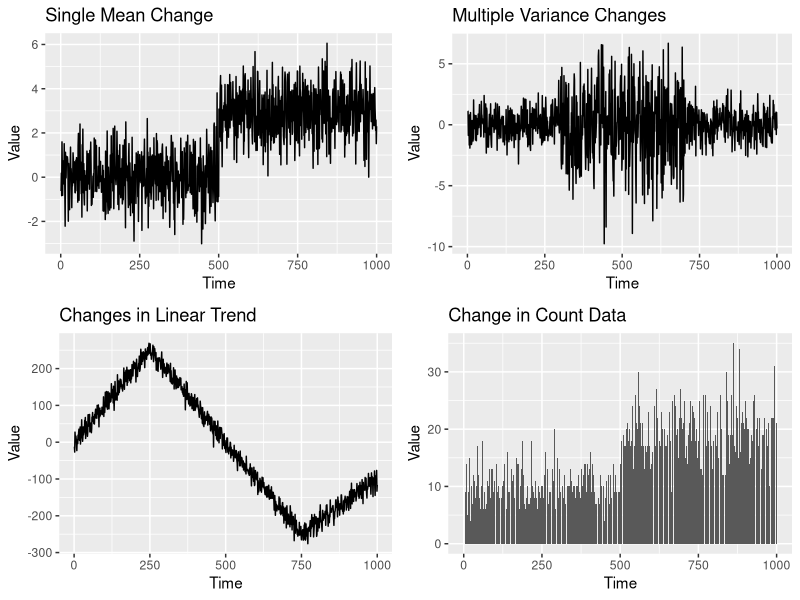
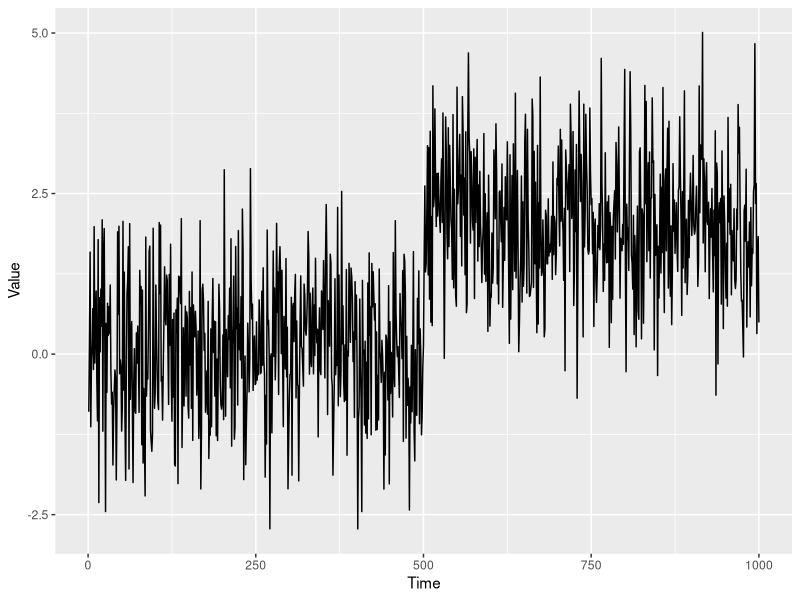
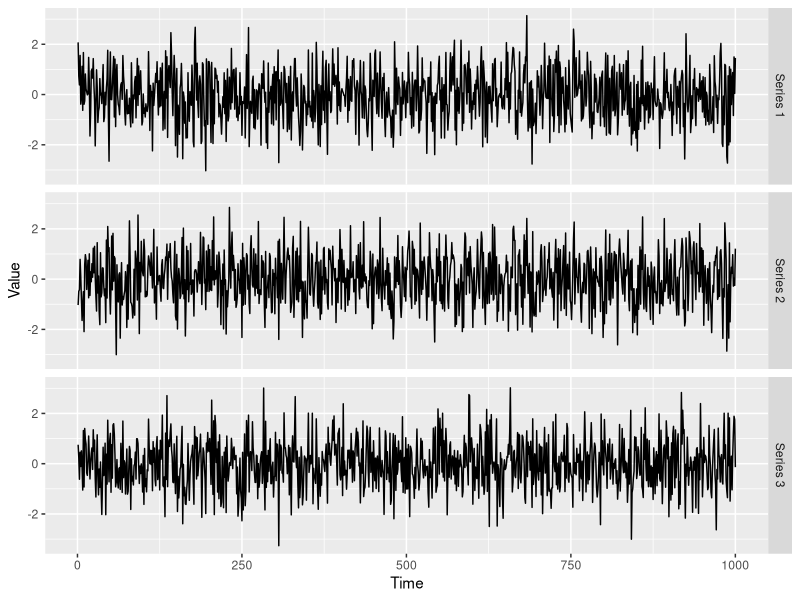
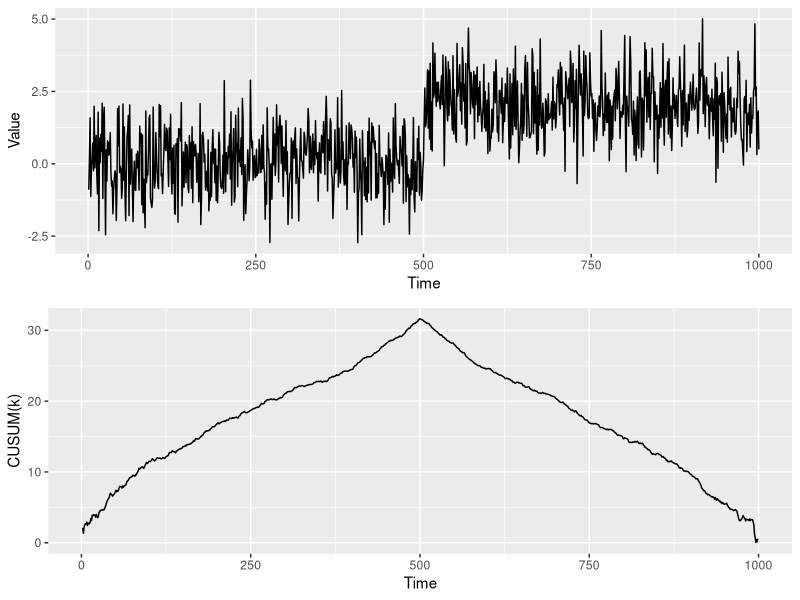
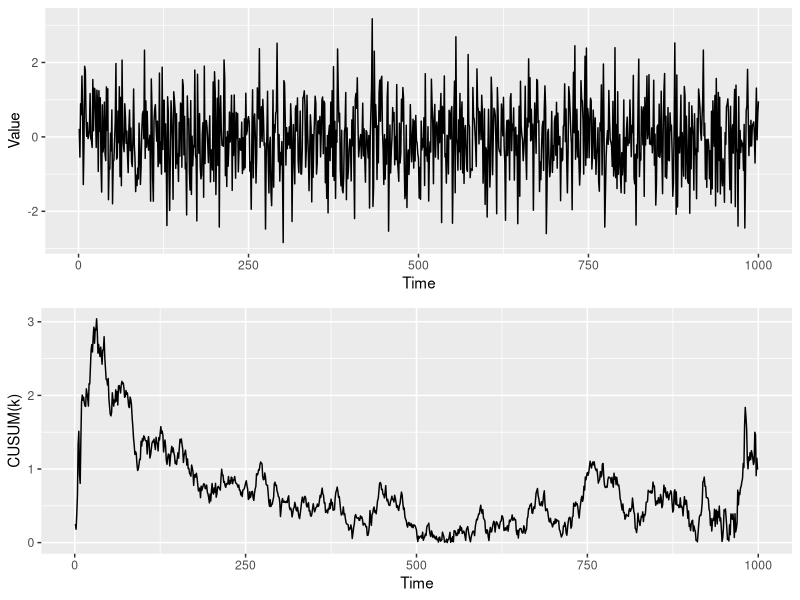
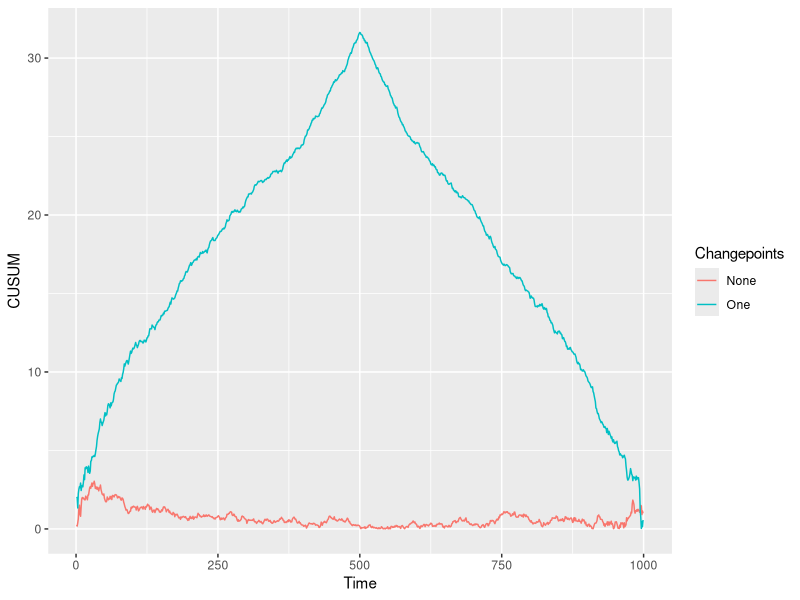
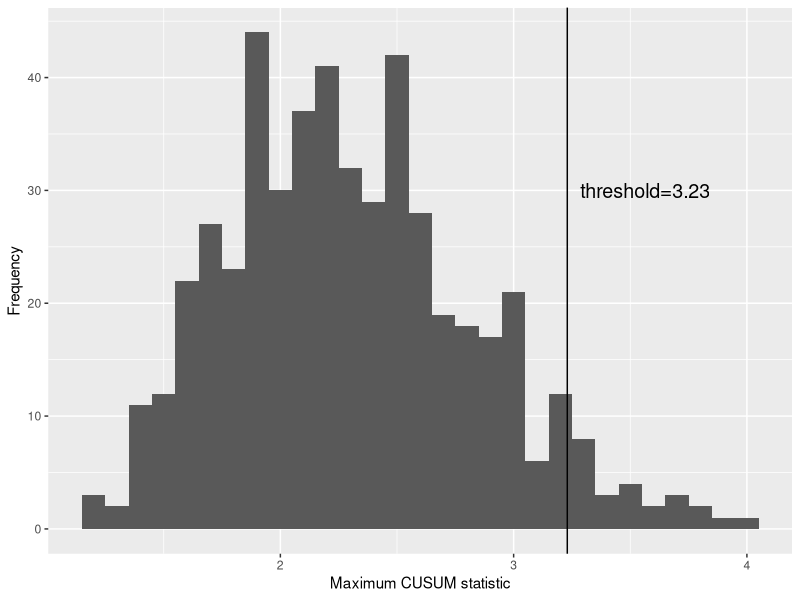
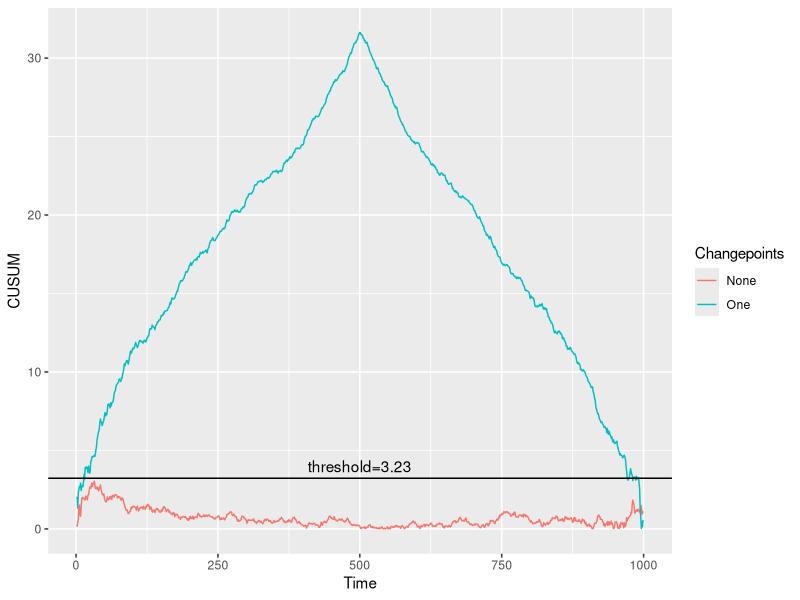

These charts were generated, in order, by the following R code:
## ---- chunk 1
knitr::opts_chunk$set(collapse = TRUE)
knitr::opts_chunk$set(echo=FALSE)
knitr::opts_chunk$set(warning=FALSE)
knitr::opts_chunk$set(out.width='90%',fig.align='center') 
library(tidyverse)
library(gridExtra)

X=c(rnorm(200), rnorm(300,3), rnorm(300,3, 3), seq(3,0,length.out=200)+rnorm(200,0,1))
p=ggplot(mapping=aes(x=1:1000,y=X))+
  geom_line()+
  labs(x='Time', y='Value')
ggsave(p, file='featured.png')
## ---- chunk 2
set.seed(1)
X1 = c(rnorm(500),rnorm(500,3))
X2 = c(rnorm(300), rnorm(400, 0, 3), rnorm(300))
X3 = c((1:250)+rnorm(250,0,15), (249:(-250))+rnorm(500, 0, 15), seq(-250, -100, length.out=250)+rnorm(250, 0, 15))
X4 = tidyr::tibble('Time'=1:1000, 'Count'=c(rpois(500,10),rpois(500,20)))

p1 = ggplot(mapping=aes(x=1:1000, y=X1))+
  geom_line()+
  labs(x='Time', y='Value', title='Single Mean Change')
p2 = ggplot(mapping=aes(x=1:1000, y=X2))+
  geom_line()+
  labs(x='Time', y='Value', title='Multiple Variance Changes')
p3 = ggplot(mapping=aes(x=1:1000, y=X3))+
  geom_line()+
  labs(x='Time', y='Value', title='Changes in Linear Trend')
p4 = ggplot(X4, mapping=aes(x=Time, y=Count))+
  geom_col()+
  labs(x='Time', y='Value', title='Change in Count Data')
gridExtra::grid.arrange(p1, p2, p3, p4, ncol=2)
## ---- chunk 3
set.seed(2)
X = c(rnorm(500),rnorm(500,2))
ggplot(mapping=aes(x=1:1000, y=X))+
	geom_line()+
	labs(x='Time', y='Value')
## ---- chunk 4
set.seed(3)
Sigma1 = matrix(c(1,0.2,0.7,0.2,1,0.4,0.7,0.4,1), nrow=3)
Sigma2 = matrix(c(1,0.7,0.2,0.7,1,0.2,0.2,0.2,1), nrow=3)
X = rbind(MASS::mvrnorm(n=400, mu=rep(0,3), Sigma=Sigma1), MASS::mvrnorm(n=600, mu=rep(0,3), Sigma=Sigma2))
X = tibble('Time'=1:1000, 'Series 1'=X[,1], 'Series 2'=X[,2], 'Series 3'=X[,3])%>%
  pivot_longer(!Time, names_to = 'Series', values_to = 'Value')
ggplot(X, aes(x=Time, y=Value))+
  geom_line()+
  facet_grid(Series~.)

## ---- chunk 5
set.seed(2)
X = c(rnorm(500),rnorm(500,2))
n = length(X)
cusum = c()
for(k in 1:(n-1)){
	cusum[k] = sqrt((k*(n-k))/n)*abs(mean(X[1:k])-mean(X[(k+1):n]))
}
p1 = ggplot(mapping=aes(x=1:1000, y=X))+
	geom_line()+
	labs(x='Time', y='Value')
p2 = ggplot(mapping=aes(x=1:1000, y=c(cusum,NA)))+
	geom_line()+
	labs(x='Time', y='CUSUM(k)')
grid.arrange(p1, p2, nrow=2)
## ---- chunk 6
set.seed(4)
X = rnorm(1000)
n = length(X)
cusum = c()
for(k in 1:(n-1)){
	cusum[k] = sqrt((k*(n-k))/n)*abs(mean(X[1:k])-mean(X[(k+1):n]))
}
p1 = ggplot(mapping=aes(x=1:n, y=X))+
  geom_line()+
  labs(x='Time', y='Value')
p2 = ggplot(mapping=aes(x=1:n, y=c(cusum,NA)))+
  geom_line()+
  labs(x='Time', y='CUSUM(k)')
gridExtra::grid.arrange(p1, p2, nrow=2)
## ---- chunk 7
set.seed(2)
Xalt = c(rnorm(500),rnorm(500,2))
nAlt = length(Xalt)
cusumAlt = c()
for(k in 1:(n-1)){
	cusumAlt[k] = sqrt((k*(n-k))/n)*abs(mean(Xalt[1:k])-mean(Xalt[(k+1):n]))
}
set.seed(4)
Xnull = rnorm(1000)
nNull = length(Xnull)
cusumNull = c()
for(k in 1:(n-1)){
	cusumNull[k] = sqrt((k*(n-k))/n)*abs(mean(Xnull[1:k])-mean(Xnull[(k+1):n]))
}
X = tibble('Time'=1:n, 'None'=c(cusumNull,NA), 'One'=c(cusumAlt, NA))%>%
  pivot_longer(!Time, names_to='Changepoints', values_to='CUSUM')
ggplot(X, aes(x=Time, y=CUSUM))+
  geom_line(aes(col=Changepoints))
## ---- chunk 8
set.seed(5)
n=1000
reps=500
cusumMax = c()
X = purrr::rerun(reps, rnorm(n))
cusumFun = function(x){
  cumsum = purrr::accumulate(x, `+`)
  n = length(x)
  
  function(k){
    return(sqrt((k*(n-k))/n)*abs(((n/(k*(n-k)))*cumsum[[k]]) - ((1/(n-k))*cumsum[[n]])))
  }
}
cusumMaxfun = function(x){
  n = length(x)
  cusum = cusumFun(x)
  CUSUM = purrr::map_dbl(1:(n-1), ~cusum(.x))
  return(max(CUSUM))
}
cusumMax = purrr::map_dbl(X, cusumMaxfun)
threshold = round(as.numeric(quantile(cusumMax, 0.95)),2)
ggplot(mapping=aes(x=cusumMax))+
  geom_histogram(binwidth=0.1)+
  geom_vline(aes(xintercept=threshold))+
  annotate(geom='text', x=threshold, y=30, label=paste0('threshold=',threshold), size=5, hjust=-0.1)+
  labs(x='Maximum CUSUM statistic', y='Frequency')
## ---- chunk 9
set.seed(2)
Xalt = c(rnorm(500),rnorm(500,2))
nAlt = length(Xalt)
cusumAlt = c()
for(k in 1:(n-1)){
	cusumAlt[k] = sqrt((k*(n-k))/n)*abs(mean(Xalt[1:k])-mean(Xalt[(k+1):n]))
}
set.seed(4)
Xnull = rnorm(1000)
nNull = length(Xnull)
cusumNull = c()
for(k in 1:(n-1)){
	cusumNull[k] = sqrt((k*(n-k))/n)*abs(mean(Xnull[1:k])-mean(Xnull[(k+1):n]))
}
X = tibble('Time'=1:n, 'None'=c(cusumNull,NA), 'One'=c(cusumAlt, NA))%>%
  pivot_longer(!Time, names_to='Changepoints', values_to='CUSUM')
ggplot(X, aes(x=Time, y=CUSUM))+
  geom_line(aes(col=Changepoints))+
  geom_hline(yintercept=3.23)+
  annotate(geom='text', y=3.23, x=500, vjust=-0.5, label='threshold=3.23')
